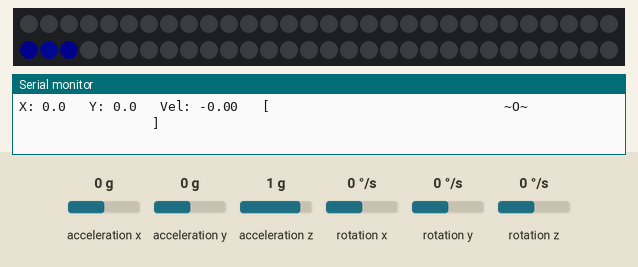
A sketch run on a simulated Raspberry Pi Pico. Parts: 60 RGB LEDs in strip order, left to right, continuing on the next row, the last lines printed to the serial monitor. The test bench sets the inputs (shaded band); at power-on: acceleration y 0 g, acceleration x 0 g, acceleration z 1 g, rotation x 0 °/s, rotation y 0 °/s, rotation z 0 °/s. Dim RGB values are drawn brighter than linear.

Above: at 2.5 s.
2.6 s: acceleration y set to -0.2 g
At 3.16 s:
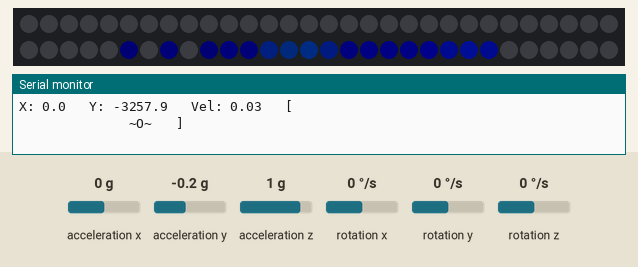
4.2 s: acceleration x set to -1.4 g
At 4.57 s:
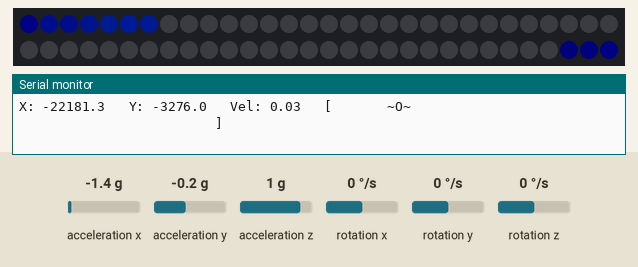
5.9 s: acceleration x set to 0 g
At 6.49 s:
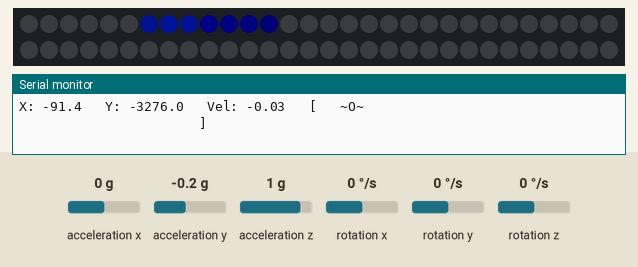
7.8 s: acceleration y set to 0.8 g
At 8.28 s:
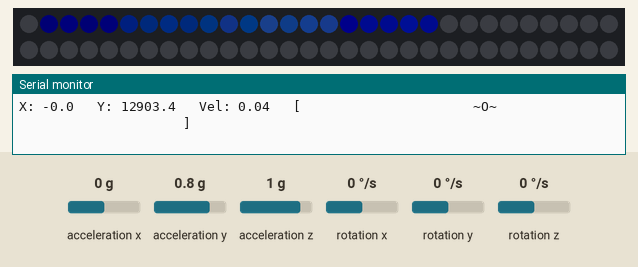
9.6 s: acceleration x set to 0.8 g
At 10.1 s:
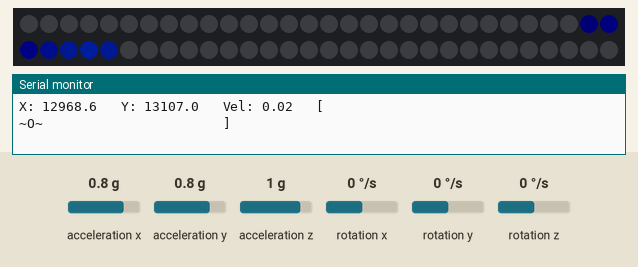
11.4 s: acceleration y set to -1.4 g
At 13.38 s:
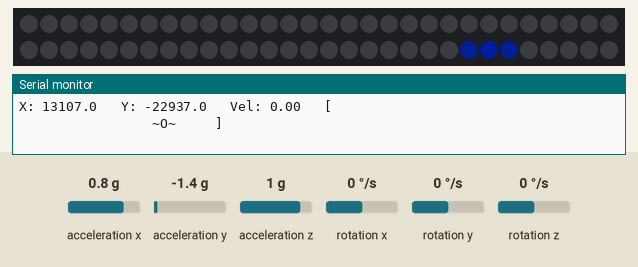
Timing chart, 0 to 14.1 s (numbered marks = the images above; inputs shaded):
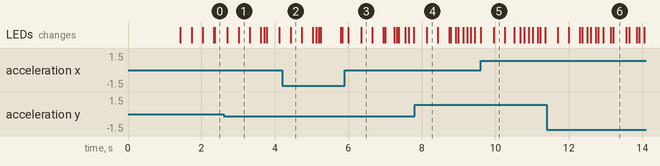

Measured:
- after the input at 2.6 s, the LEDs: first change after 0.11 s (image 1 shows a later state)

The sketch:

motion-driven-light_Ring.ino
```cpp
#include <Adafruit_NeoPixel.h>
#include <Wire.h>
#include <MPU6050.h>
#include <math.h>

#define PIN_NEOPIXEL 26  // Data IN pin for WS2812B (GP26)
#define NUM_PIXELS 60     // Number of LEDs in the ring
#define SDA_PIN 4         // MPU6050 SDA (GP4)
#define SCL_PIN 5         // MPU6050 SCL (GP5)

// --- PHYSICS AND FILTER SETTINGS ---
#define FRICTION 0.64     // Damping factor (Lower = thicker liquid, stops faster)
#define SENSITIVITY 0.03  // Reactivity to tilt
#define DEADZONE 0.15     // Noise filter threshold (radians)

// FILTER SETTING (Between 0.05 - 1.0)
// 0.10 - 0.20 is ideal for water simulation.
#define FILTER_ALPHA 0.15

Adafruit_NeoPixel strip(NUM_PIXELS, PIN_NEOPIXEL, NEO_GRB + NEO_KHZ800);
MPU6050 mpu;

// GLOBAL VARIABLES (Volatile for Dual-Core Safety)
volatile float water_angle = 0.0;        // Current position of water (in Radians)
volatile float angular_velocity = 0.0;   // Current speed of rotation
volatile bool is_sensor_connected = false;

volatile bool is_calibrating = true;

// Calibration Offsets
float offset_x = 0;
float offset_y = 0;

// Memory variables for filtering
volatile float filtered_ax = 0;
volatile float filtered_ay = 0;

// SORTING ALGORITHM
// Standard Bubble Sort to organize sensor readings from low to high
void sortArray(int16_t *arr, int n) {
  for (int i = 0; i < n - 1; i++) {
    for (int j = 0; j < n - i - 1; j++) {
      if (arr[j] > arr[j + 1]) {
        int16_t temp = arr[j];
        arr[j] = arr[j + 1];
        arr[j + 1] = temp;
      }
    }
  }
}

// CORE 0: PHYSICS & SENSOR LOGIC
void setup()
{
  Serial.begin(115200);
  Wire.setSDA(SDA_PIN);
  Wire.setSCL(SCL_PIN);
  Wire.begin();

  Serial.println(">> System Initializing...");
  mpu.initialize();
  is_sensor_connected = mpu.testConnection();

  if (is_sensor_connected)
  {
    Serial.println(">> MPU6050 Connected!");
    Serial.println(">> STARTING ROBUST CALIBRATION (SORTING & TRIMMING)...");
    Serial.println(">> Please hold the sensor still.");

    is_calibrating = true;

    // Define sample size and storage arrays
    const int num_samples = 200;
    int16_t readings_x[num_samples];
    int16_t readings_y[num_samples];

    // Collect raw data to analyze noise patterns
    for (int i = 0; i < num_samples; i++)
    {
      int16_t ax, ay, az;
      mpu.getAcceleration(&ax, &ay, &az);
      readings_x[i] = ax;
      readings_y[i] = ay;
      delay(5);
    }

    // Sort arrays to push outliers (spikes/noise) to the edges
    sortArray(readings_x, num_samples);
    sortArray(readings_y, num_samples);

    // We only average the middle 20% of the data (indices 80 to 120)
    // This ignores extreme low and high values caused by vibration.
    long sum_x = 0;
    long sum_y = 0;
    int valid_sample_count = 0;

    // Start from index 80 and end at 120 (taking the most stable center)
    for (int i = 80; i < 120; i++)
    {
      sum_x += readings_x[i];
      sum_y += readings_y[i];
      valid_sample_count++;
    }

    offset_x = sum_x / (float)valid_sample_count;
    offset_y = sum_y / (float)valid_sample_count;

    // INITIAL POSITION FIX & FILTER INIT
    // Initialize filter with current stable value to prevent startup "lag"
    int16_t ax, ay, az;
    mpu.getAcceleration(&ax, &ay, &az);

    filtered_ax = ax - offset_x;
    filtered_ay = ay - offset_y;

    water_angle = atan2(-filtered_ax, -filtered_ay);

    is_calibrating = false;
    Serial.println(">> Calibration Complete. Physics Engine Started.");
  }
  else
  {
    is_calibrating = false;
    Serial.println(">> NO SENSOR FOUND! Advanced Simulation Mode Activated.");
  }
}
void loop()
{
  float target_angle = 0;

  if (is_sensor_connected)
  {
    // --- REAL SENSOR READING AND FILTERING ---
    int16_t raw_ax, raw_ay, raw_az;
    mpu.getAcceleration(&raw_ax, &raw_ay, &raw_az);

    // 1. Calibration (Apply Offset)
    float current_ax = raw_ax - offset_x;
    float current_ay = raw_ay - offset_y;

    // 2. Exponential Moving Average (EMA) Filter
    filtered_ax = (FILTER_ALPHA * current_ax) + ((1.0 - FILTER_ALPHA) * filtered_ax);
    filtered_ay = (FILTER_ALPHA * current_ay) + ((1.0 - FILTER_ALPHA) * filtered_ay);

    // 3. Calculate angle using FILTERED data
    target_angle = atan2(filtered_ax, filtered_ay);
  }
  else
  {
    // --- SIMULATION MODE (GHOST HAND) ---
    float time_val = millis() / 1000.0;

    // Mixing sine waves at two different frequencies:
    // Wave 1: Main gravity change (Slow)
    // Wave 2: Hand jitter / Noise (Fast)
    float simulated_gravity = sin(time_val * 1.5) * 0.6 + sin(time_val * 3.7) * 0.3;

    target_angle = simulated_gravity * PI;
  }

  // --- PHYSICS ENGINE ---

  // Calculate shortest rotation path
  float diff = target_angle - water_angle;
  while (diff <= -PI) diff += 2*PI;
  while (diff > PI) diff -= 2*PI;

  if (abs(diff) > DEADZONE) {
      angular_velocity += diff * SENSITIVITY;
  } else {
      angular_velocity *= 0.5; // Slow down inside deadzone
  }

  angular_velocity *= FRICTION;
  water_angle += angular_velocity;

  // Normalize Angle (-PI to +PI)
  if (water_angle > PI) water_angle -= 2*PI;
  if (water_angle <= -PI) water_angle += 2*PI;

  delay(15);
}

// CORE 1: VISUALIZATION AND LED CONTROL
void setup1()
{
  strip.begin();
  strip.setBrightness(30);
  strip.show();
}

void loop1()
{
  // CALIBRATION INDICATOR (Orange Cross)
  if (is_calibrating) {
    strip.clear();
    uint32_t calib_color = strip.Color(255, 140, 0); // Orange

    strip.setPixelColor(0, calib_color);
    strip.setPixelColor(NUM_PIXELS/4, calib_color);
    strip.setPixelColor(NUM_PIXELS/2, calib_color);
    strip.setPixelColor((NUM_PIXELS*3)/4, calib_color);

    strip.show();
    delay(50);
    return;
  }

  // TRAIL EFFECT - Dim old pixels by 20%
  for (int i = 0; i < NUM_PIXELS; i++)
  {
    uint32_t c = strip.getPixelColor(i);
    uint8_t r = (uint8_t)(c >> 16);
    uint8_t g = (uint8_t)(c >> 8);
    uint8_t b = (uint8_t)c;
    strip.setPixelColor(i, strip.Color(r * 0.80, g * 0.80, b * 0.80));
  }

  // POSITION MAPPING
  float normalized_angle = water_angle + PI;
  int center_pixel = (int)((normalized_angle / (2*PI)) * NUM_PIXELS) % NUM_PIXELS;

  // COLOR DYNAMICS (Color change based on speed)
  int speed = constrain(abs(angular_velocity) * 600, 0, 255);

  uint8_t r = 0;
  uint8_t g = 0;
  uint8_t b = 0;

  if (speed < 50) {
    int breath = (sin(millis() / 500.0) + 1) * 20;

    r = 0;
    g = 10 + breath;
    b = 150 + (breath*2);

  } else {
    r = speed;
    g = 100 + (speed / 2);
    b = 255;
  }

  uint32_t water_color = strip.Color(r, g, b);

  // DRAW WATER DROP (Soft-edged 3 pixels)
  strip.setPixelColor(center_pixel, water_color);

  int left = (center_pixel - 1 + NUM_PIXELS) % NUM_PIXELS;
  int right = (center_pixel + 1) % NUM_PIXELS;

  uint32_t side_color = strip.Color(r*0.7, g*0.7, b*0.7);

  strip.setPixelColor(left, side_color);
  strip.setPixelColor(right, side_color);

  strip.show();

// SERIAL MONITOR VISUALIZATION (ASCII)
  String visual = "[";
  for (int i = 0; i < NUM_PIXELS; i++)
  {
    if (i == center_pixel) visual += "O";
    else if (i == left || i == right) visual += "~";
    else visual += " ";
  }
  visual += "]";

  Serial.print("X: ");
  Serial.print(filtered_ax, 1);
  Serial.print("\t Y: ");
  Serial.print(filtered_ay, 1);
  Serial.print("\t Vel: ");
  Serial.print(angular_velocity, 2);
  Serial.print("\t ");
  Serial.println(visual);

  delay(30);
}
```
